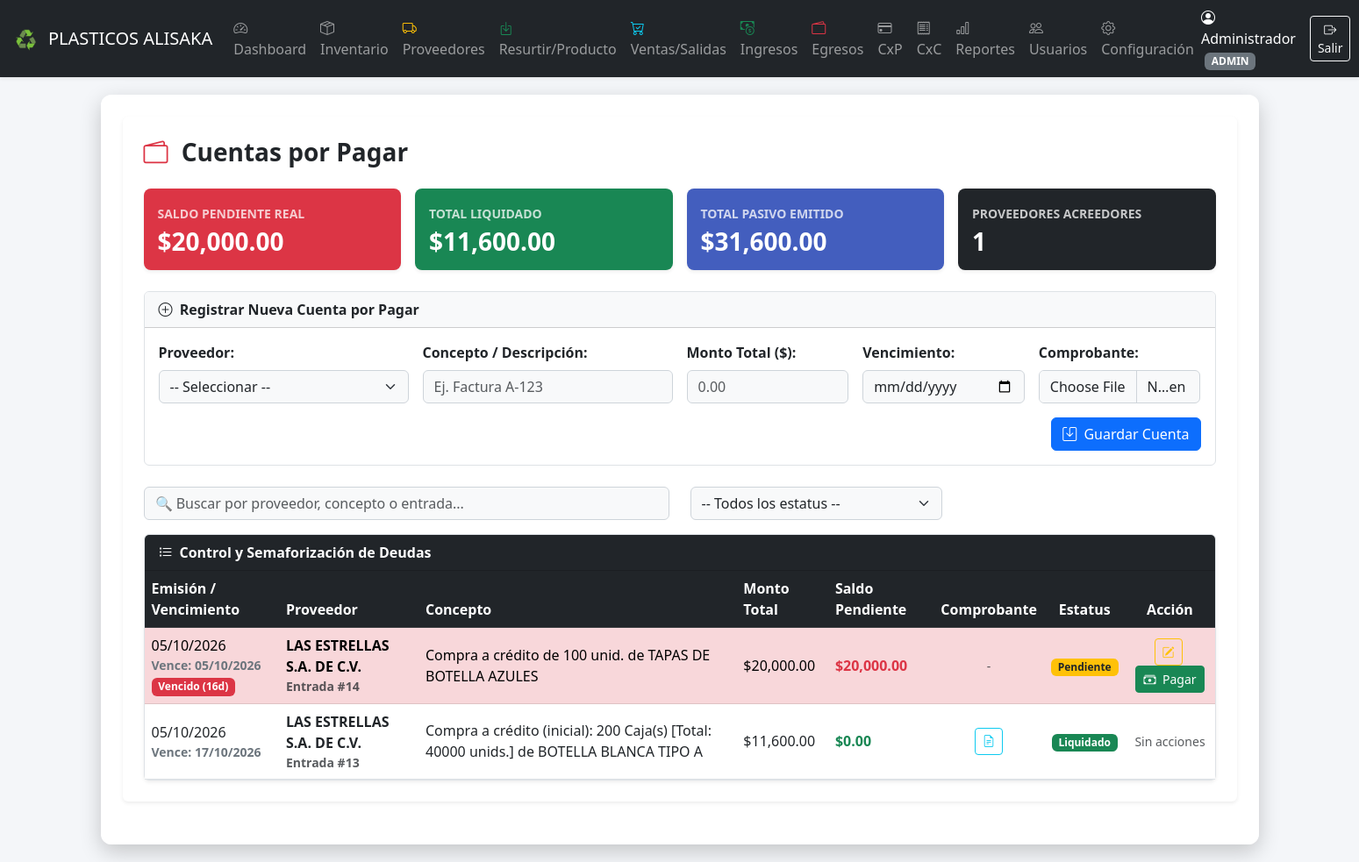
/cuentas_pagar.php (signed in), run on the app's committed database.
### tables this page shows
CREATE TABLE `configuracion` (
  `id` int NOT NULL AUTO_INCREMENT,
  `nombre_empresa` varchar(150) NOT NULL,
  `logo_url` varchar(255) DEFAULT 'assets/img/default-logo.png',
  `email_notificaciones` varchar(150) NOT NULL,
  `smtp_host` varchar(150) DEFAULT NULL,
  `smtp_port` int DEFAULT NULL,
  `smtp_user` varchar(150) DEFAULT NULL,
  `smtp_pass` varchar(150) DEFAULT NULL,
  `bg_url` varchar(255) DEFAULT '',
  PRIMARY KEY (`id`)
);

CREATE TABLE `cuentas_pagar` (
  `id` int NOT NULL AUTO_INCREMENT,
  `entrada_id` int DEFAULT NULL,
  `proveedor_id` int DEFAULT NULL,
  `concepto` varchar(255) NOT NULL,
  `monto` decimal(10,2) NOT NULL,
  `monto_pagado` decimal(10,2) DEFAULT '0.00',
  `estatus` enum('pendiente','parcial','pagado') DEFAULT 'pendiente',
  `fecha_emision` datetime DEFAULT CURRENT_TIMESTAMP,
  `fecha_pago` datetime DEFAULT NULL,
  `metodo_pago` varchar(50) DEFAULT NULL,
  `comprobante_url` varchar(255) DEFAULT NULL,
  `fecha_vencimiento` date DEFAULT NULL,
  PRIMARY KEY (`id`),
  KEY `entrada_id` (`entrada_id`),
  KEY `proveedor_id` (`proveedor_id`),
  CONSTRAINT `cuentas_pagar_ibfk_1` FOREIGN KEY (`entrada_id`) REFERENCES `entradas_inventario` (`id`) ON DELETE SET NULL,
  CONSTRAINT `cuentas_pagar_ibfk_2` FOREIGN KEY (`proveedor_id`) REFERENCES `proveedores` (`id`) ON DELETE SET NULL
);

CREATE TABLE `proveedores` (
  `id` int NOT NULL AUTO_INCREMENT,
  `nombre` varchar(150) NOT NULL,
  `rfc` varchar(20) DEFAULT NULL,
  `contacto` varchar(100) DEFAULT NULL,
  `telefono` varchar(30) DEFAULT NULL,
  `email` varchar(100) DEFAULT NULL,
  `direccion` text,
  `banco` varchar(100) DEFAULT NULL,
  `numero_cuenta` varchar(50) DEFAULT NULL,
  `rfc_archivo` varchar(255) DEFAULT NULL,
  `creado_en` datetime DEFAULT CURRENT_TIMESTAMP,
  PRIMARY KEY (`id`)
);

### cuentas_pagar.php (the view, shortened to what the rows shown need)
<?php
require_once 'includes/header.php';
try {
    $sqlCxP = "SELECT cp.*, pr.nombre AS proveedor_nombre
               FROM cuentas_pagar cp
               LEFT JOIN proveedores pr ON cp.proveedor_id = pr.id
               ORDER BY FIELD(cp.estatus, 'pendiente', 'pagado'), cp.fecha_vencimiento ASC, cp.id DESC";
    $cuentas = $pdo->query($sqlCxP)->fetchAll(PDO::FETCH_ASSOC);
} catch (\PDOException $e) {
    $cuentas = [];
    $mensajeError = "Error al consultar Cuentas por Pagar: " . $e->getMessage();
}
$hoy = new DateTime();
?>
<div class="card shadow-sm border-0 mb-4">
    <div class="card-body p-4">
        <div class="card border shadow-sm">
            <div class="card-body p-0">
                <div class="table-responsive">
                    <table class="table table-hover align-middle mb-0" id="tablaCuentas">
                        <thead class="table-dark">
                            <tr>
                                <th>Emisión / Vencimiento</th>
                                <th>Proveedor</th>
                                <th>Concepto</th>
                                <th>Monto Total</th>
                                <th>Saldo Pendiente</th>
                                <th class="text-center">Comprobante</th>
                                <th class="text-center">Estatus</th>
                                <th class="text-center">Acción</th>
                            </tr>
                        </thead>
                        <tbody>
                            <?php if (empty($cuentas)): ?>
                                <tr>
                                    <td colspan="8" class="text-center py-4 text-muted">Sin cuentas registradas.</td>
                                </tr>
                            <?php else: ?>
                                <?php foreach ($cuentas as $c):
                                    $monto = floatval($c['monto']);
                                    $saldo = ($c['estatus'] === 'pagado') ? 0.00 : $monto;
                                    $alertaClase = '';
                                    $diasTexto = '';
                                    if ($c['estatus'] !== 'pagado' && !empty($c['fecha_vencimiento'])) {
                                        $fVenc = new DateTime($c['fecha_vencimiento']);
                                        $diff = $hoy->diff($fVenc);
                                        $dias = (int)$diff->format("%r%a");
                                        if ($dias < 0) {
                                            $alertaClase = 'table-danger';
                                            $diasTexto = '<span class="badge bg-danger">Vencido (' . abs($dias) . 'd)</span>';
                                        } elseif ($dias <= 3) {
                                            $alertaClase = 'table-warning';
                                            $diasTexto = '<span class="badge bg-warning text-dark">Vence en ' . $dias . 'd</span>';
                                        } else {
                                            $diasTexto = '<small class="text-muted">(' . $dias . ' días restantes)</small>';
                                        }
                                    }
                                ?>
                                    <tr class="<?= $alertaClase ?>" data-estatus="<?= $c['estatus'] ?>">
                                        <td>
                                            <div><?= !empty($c['fecha_emision']) ? date('d/m/Y', strtotime($c['fecha_emision'])) : 'N/A' ?></div>
                                            <?php if (!empty($c['fecha_vencimiento'])): ?>
                                                <small class="d-block fw-bold text-secondary">Vence: <?= date('d/m/Y', strtotime($c['fecha_vencimiento'])) ?></small>
                                                <?= $diasTexto ?>
                                            <?php endif; ?>
                                        </td>
                                        <td class="fw-semibold">
                                            <?= htmlspecialchars($c['proveedor_nombre'] ?? 'Sin Proveedor', ENT_QUOTES, 'UTF-8') ?>
                                            <?php if (!empty($c['entrada_id'])): ?>
                                                <small class="d-block text-muted">Entrada #<?= intval($c['entrada_id']) ?></small>
                                            <?php endif; ?>
                                        </td>
                                        <td><?= htmlspecialchars($c['concepto'] ?? '', ENT_QUOTES, 'UTF-8') ?></td>
                                        <td>$<?= number_format($monto, 2) ?></td>
                                        <td class="fw-bold <?= $saldo > 0 ? 'text-danger' : 'text-success' ?>">
                                            $<?= number_format($saldo, 2) ?>
                                        </td>
                                        <td class="text-center">
                                            <?php if (!empty($c['comprobante_url'])): ?>
                                                <a href="<?= htmlspecialchars($c['comprobante_url'], ENT_QUOTES, 'UTF-8') ?>" target="_blank" class="btn btn-sm btn-outline-info">
                                                    <i class="bi bi-file-earmark-text"></i>
                                                </a>
                                            <?php else: ?>
                                                <span class="text-muted small">-</span>
                                            <?php endif; ?>
                                        </td>
                                        <td class="text-center">
                                            <?php if ($c['estatus'] === 'pagado'): ?>
                                                <span class="badge bg-success">Liquidado</span>
                                            <?php else: ?>
                                                <span class="badge bg-warning text-dark">Pendiente</span>
                                            <?php endif; ?>
                                        </td>
                                        <td class="text-center">
                                            <?php if ($c['estatus'] !== 'pagado'): ?>
                                                <button class="btn btn-sm btn-outline-warning me-1" data-bs-toggle="modal" data-bs-target="#modalEditar<?= $c['id'] ?>">
                                                    <i class="bi bi-pencil-square"></i>
                                                </button>
                                                <button class="btn btn-sm btn-success" data-bs-toggle="modal" data-bs-target="#modalPagar<?= $c['id'] ?>">
                                                    <i class="bi bi-cash-stack me-1"></i> Pagar
                                                </button>
                                            <?php else: ?>
                                                <span class="text-muted small">Sin acciones</span>
                                            <?php endif; ?>
                                        </td>
                                    </tr>
                                <?php endforeach; ?>
                            <?php endif; ?>
                        </tbody>
                    </table>
                </div>
            </div>
        </div>
    </div>
</div>
<?php require_once 'includes/footer.php'; ?>

### includes/header.php (shortened to what the rows shown need)
<?php
$userRol = $_SESSION['user_rol'] ?? 'usuario';
require_once __DIR__ . '/../config/config.php';
?>
<!DOCTYPE html>
<html lang="es">
<head>
    <link href="https://cdn.jsdelivr.net/npm/bootstrap@5.3.0/dist/css/bootstrap.min.css" rel="stylesheet">
    <link href="https://cdn.jsdelivr.net/npm/bootstrap-icons@1.10.0/font/bootstrap-icons.css" rel="stylesheet">
</head>
<body>
<nav class="navbar navbar-expand-lg navbar-dark bg-dark shadow-sm">
  <div class="container-fluid">
    <a class="navbar-brand d-flex align-items-center" href="<?= $userRol === 'cajero' ? 'salidas.php' : ($userRol === 'almacen' ? 'inventario.php' : 'index.php') ?>">
      <?php if (!empty($empresa['logo_url']) && file_exists(__DIR__ . '/../' . $empresa['logo_url'])): ?>
        <img src="<?= htmlspecialchars($empresa['logo_url']) ?>" alt="Logo" style="max-height: 35px;" class="me-2">
      <?php endif; ?>
      <?= htmlspecialchars($empresa['nombre_empresa'] ?? 'ERP System') ?>
    </a>
    <div class="collapse navbar-collapse" id="navbarNav">
      <ul class="navbar-nav me-auto mb-2 mb-lg-0">
      </ul>
      <div class="d-flex align-items-center text-white">
      </div>
    </div>
  </div>
</nav>
<div class="container main-content">

### data on the page
configuracion: logo_url (picture), nombre_empresa "PLASTICOS ALISAKA"
cuentas_pagar: fecha_emision "05/10/2026", fecha_vencimiento "05/10/2026", proveedor.nombre "LAS ESTRELLAS S.A. DE C.V.", entrada "14", concepto "Compra a crédito de 100 unid. de TAPAS DE BOTELLA AZULES", monto "20,000.00", saldo "20,000.00", shows "Pendiente"
cuentas_pagar: fecha_emision "05/10/2026", fecha_vencimiento "17/10/2026", proveedor.nombre "LAS ESTRELLAS S.A. DE C.V.", entrada "13", concepto "Compra a crédito (inicial): 200 Caja(s) [Total: 40000 unids.] de BOTELLA BLANCA TIPO A", monto "11,600.00", estatus "0.00", shows "Liquidado", shows "Sin acciones"

### other printed values
$_SESSION['user_nombre'] "Administrador"
$userRol "ADMIN"
$totalPendiente "20,000.00"
$totalLiquidado "11,600.00"
$totalPasivo "31,600.00"
$cantProveedoresAcreedores "1"
